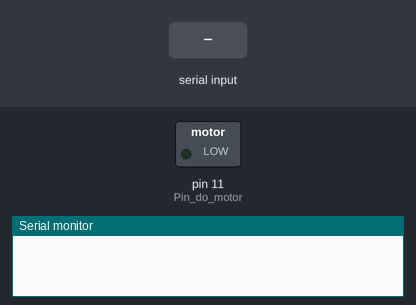
Simulated run of this sketch. Board: Arduino Uno, built with avr-gcc and run on an emulated ATmega328P. Shown: switched loads named in the sketch (green lamp = pin HIGH), the last lines printed to the serial monitor. The test bench sets the inputs (shaded band).

Above: at 1.2 s.
1.3 s: "w" received over Serial
At 2.3 s:
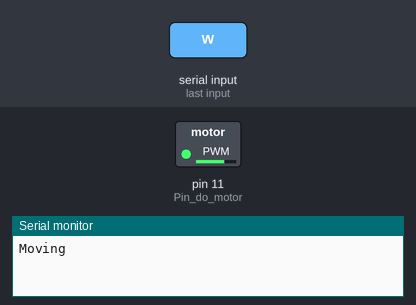
2.8 s: "s" received over Serial
At 3.4 s:
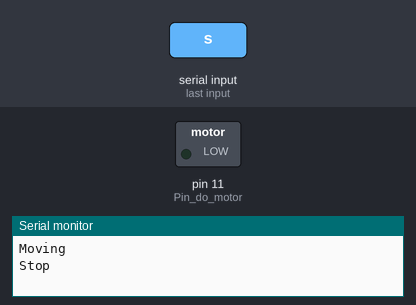
Timing chart, 0 to 5.8 s (numbered marks = the images above; inputs shaded):
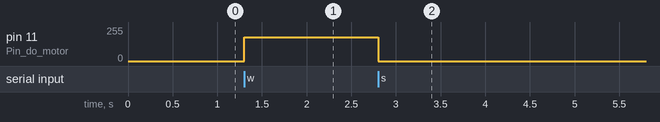

The sketch:

On_off_motor1.ino
```cpp
char comando;

void setup() {
  pinMode(11, OUTPUT);//Pin do motor
  Serial.begin(9600);
}

void loop() {
  if (Serial.available() > 0) {

    comando = Serial.read();

    if (comando == 'w') {
      Serial.println("Moving");
      analogWrite(11, 180);//pwm para o motor
    }

    if (comando == 's') {
      Serial.println("Stop");
      analogWrite(11, 0);
    }

  }
}
```

Measured:
- after the input at 1.3 s, pin 11 (Pin_do_motor): 0/255 → 180/255 at once
- after the input at 2.8 s, pin 11 (Pin_do_motor): 180/255 → 0/255 at once
